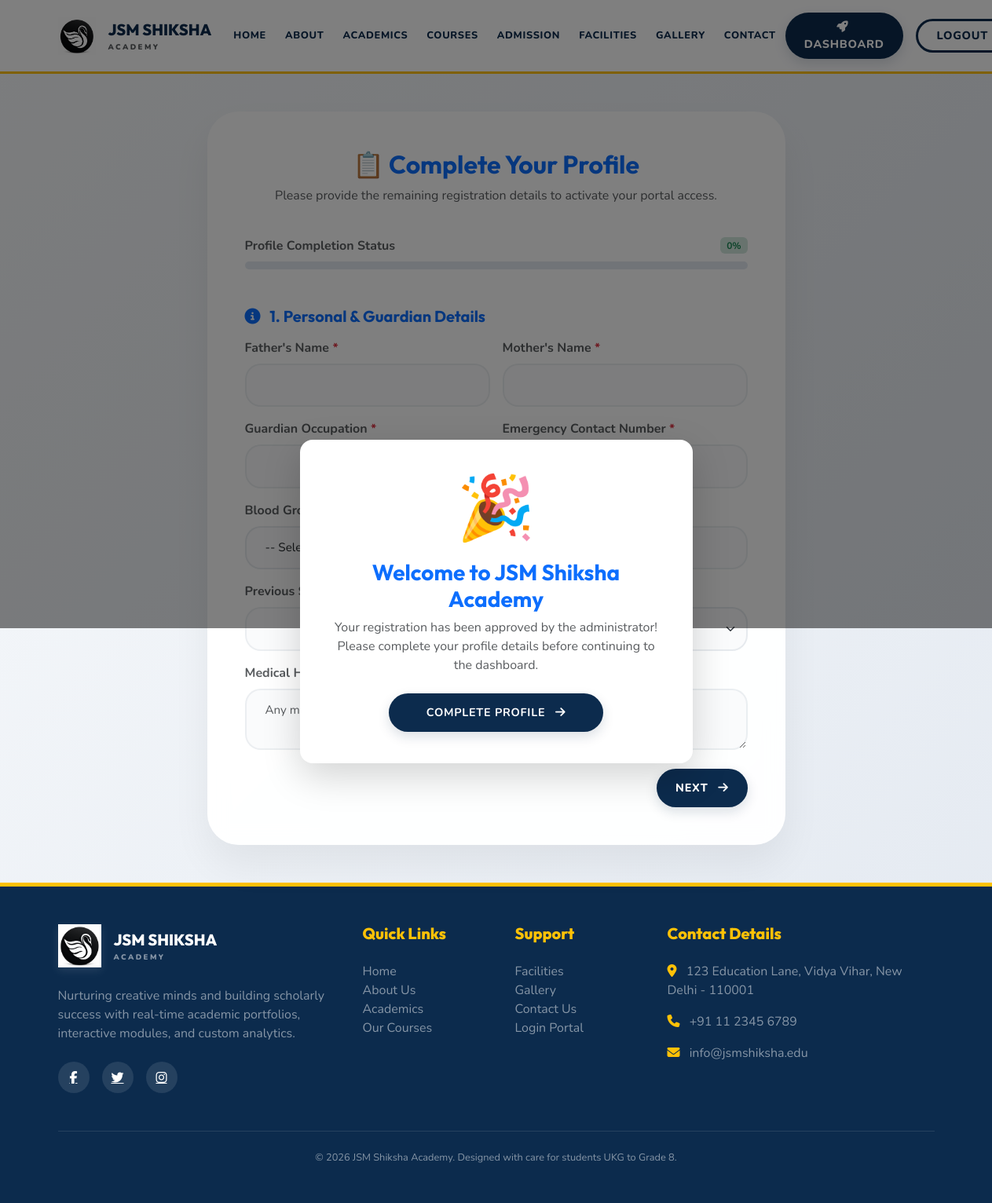
Before: /dashboard/profile/complete/ (signed in) with the older database file.
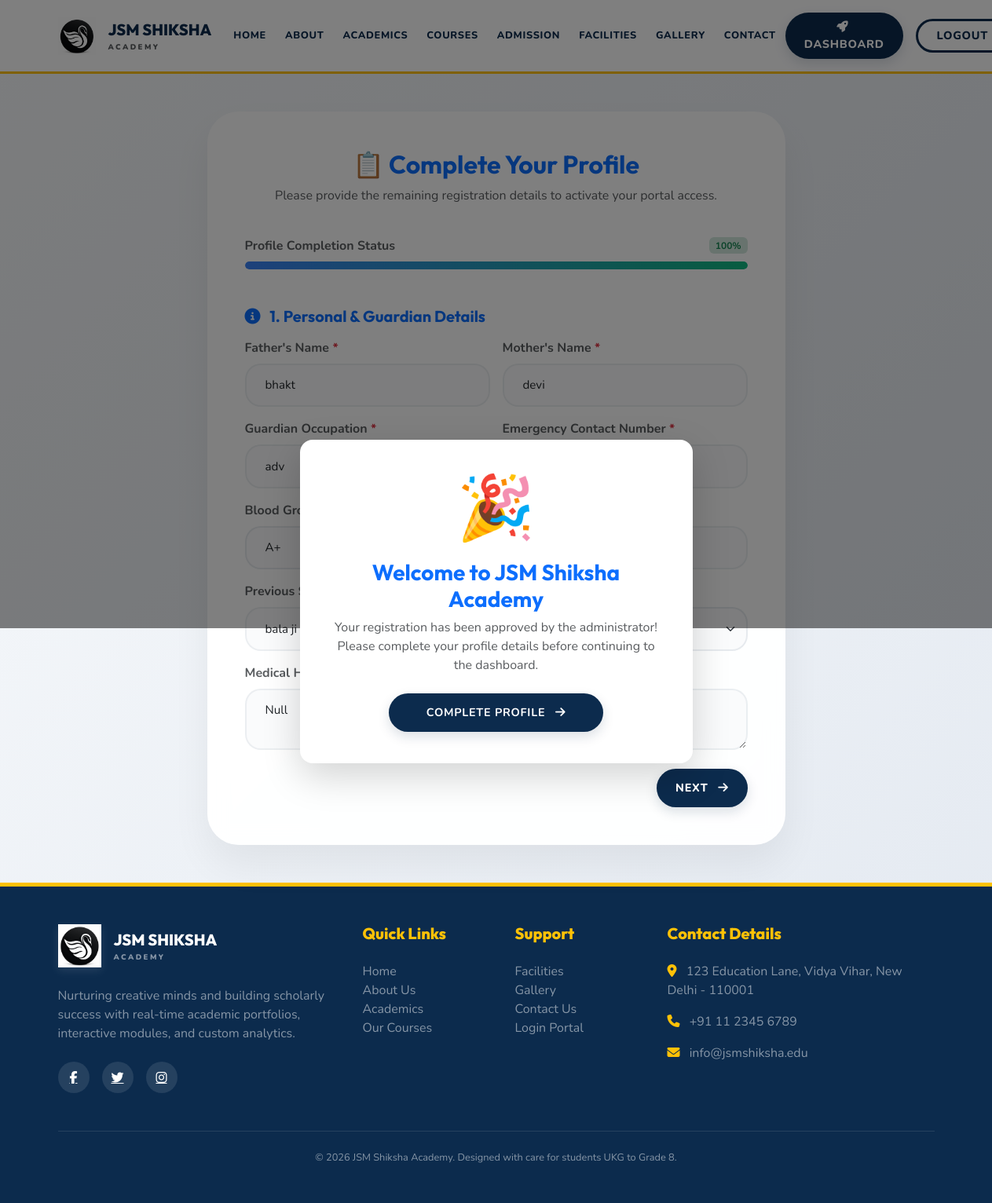
After: the same page with the newer database file.
### users/models.py (models this page shows, shortened)
class StudentProfile(models.Model):
    class Status(models.TextChoices):
        ACTIVE = "active", "Active"
        GRADUATED = "graduated", "Graduated"
        TRANSFERRED = "transferred", "Transferred"
        INACTIVE = "inactive", "Inactive"
    user = models.OneToOneField(User, on_delete=models.CASCADE, related_name="student_profile")
    admission_number = models.CharField(max_length=40, unique=True)
    roll_number = models.CharField(max_length=30, blank=True)
    classroom = models.ForeignKey(
        "academics.ClassRoom",
        on_delete=models.SET_NULL,
        related_name="students",
        blank=True,
        null=True,
    )
    date_of_birth = models.DateField(blank=True, null=True)
    guardian_name = models.CharField(max_length=120, blank=True, null=True, default="")
    guardian_phone = models.CharField(max_length=20, blank=True, null=True, default="")
    father_name = models.CharField(max_length=120, blank=True, null=True, default="")
    mother_name = models.CharField(max_length=120, blank=True, null=True, default="")
    emergency_contact = models.CharField(max_length=20, blank=True, null=True, default="")
    house = models.CharField(max_length=80, blank=True, null=True, default="")
    bus_route = models.CharField(max_length=80, blank=True, null=True, default="")
    aadhaar_number = models.CharField(max_length=20, blank=True, null=True, default="")
    blood_group = models.CharField(max_length=10, blank=True, null=True, default="")
    previous_school = models.CharField(max_length=150, blank=True, null=True, default="")
    admission_class = models.CharField(max_length=50, blank=True, null=True, default="")
    guardian_occupation = models.CharField(max_length=120, blank=True, null=True, default="")
    birth_certificate = models.FileField(upload_to="birth_certs/", blank=True, null=True)
    student_signature = models.ImageField(upload_to="student_signatures/", blank=True, null=True)
    religion = models.CharField(max_length=50, blank=True, null=True, default="")
    nationality = models.CharField(max_length=50, blank=True, null=True, default="Indian")
    transport = models.CharField(max_length=120, blank=True, null=True, default="")
    medical_notes = models.TextField(blank=True, null=True, default="")
    documents = models.FileField(upload_to="student_docs/", blank=True, null=True)
    status = models.CharField(max_length=20, choices=Status.choices, default=Status.ACTIVE)
    is_profile_complete = models.BooleanField(default=False)
    created_at = models.DateTimeField(auto_now_add=True)
    updated_at = models.DateTimeField(auto_now=True)

### dashboard/views.py (the view, shortened to what this page needs)
# urls.py: path("dashboard/profile/complete/", views.profile_complete_wizard, name="profile_complete_wizard"),
@login_required
def profile_complete_wizard(request):
    user = request.user
    if user.role == "admin" or user.is_superuser:
        return redirect("dashboard_redirect")
    role = user.role
    student_profile = None
    teacher_profile = None
    if role == "student":
        student_profile = get_object_or_404(StudentProfile, user=user)
        profile = student_profile
    elif role == "teacher":
        teacher_profile = get_object_or_404(TeacherProfile, user=user)
        profile = teacher_profile
    else:
        return redirect("dashboard_redirect")
    percentage = 0
    if role == "student":
        student_fields = [
            user.avatar,
            profile.blood_group,
            profile.aadhaar_number,
            user.address,
            user.city,
            user.state,
            user.pincode,
            profile.previous_school,
            profile.father_name,
            profile.mother_name,
            profile.guardian_occupation,
            profile.emergency_contact,
            profile.medical_notes,
            profile.transport,
            profile.documents,
            profile.birth_certificate,
            profile.student_signature,
        ]
        filled = sum(1 for field in student_fields if field)
        percentage = int((filled / len(student_fields)) * 100) if student_fields else 0
    return render(request, "accounts/profile_complete_wizard.html", {
        "role": role,
        "profile": profile,
        "percentage": percentage,
    })

### templates/accounts/profile_complete_wizard.html (shortened to what this page needs)
{% extends "base.html" %}
{% load static %}
{% block content %}
<div class="modal fade" id="welcomeModal" data-bs-backdrop="static" data-bs-keyboard="false" tabindex="-1" aria-labelledby="welcomeModalLabel" aria-hidden="true">
    <div class="modal-dialog modal-dialog-centered">
        <div class="modal-content rounded-4 border-0 shadow-lg text-center p-4">
            <div class="modal-body">
                <div class="display-1 text-success mb-3">🎉</div>
                <h3 class="fw-bold text-primary mb-2" id="welcomeModalLabel">Welcome to JSM Shiksha Academy</h3>
                <p class="text-muted mb-4">Your registration has been approved by the administrator! Please complete your profile details before continuing to the dashboard.</p>
                <button type="button" class="btn btn-premium-primary rounded-pill px-5 py-2.5 fw-bold" data-bs-dismiss="modal">
                    Complete Profile <i class="fa-solid fa-arrow-right ms-2"></i>
                </button>
            </div>
        </div>
    </div>
</div>
<div class="container py-5">
    <div class="row justify-content-center">
        <div class="col-lg-9 col-xl-8">
            <div class="card wizard-card p-4 p-md-5">
                <div class="text-center mb-4">
                    <h2 class="fw-bold text-primary" style="font-family:'Outfit',sans-serif;">📋 Complete Your Profile</h2>
                    <p class="text-muted">Please provide the remaining registration details to activate your portal access.</p>
                </div>
                <div class="mb-5">
                    <div class="d-flex justify-content-between align-items-center mb-2">
                        <span class="text-xs uppercase fw-bold text-muted">Profile Completion Status</span>
                        <span class="badge bg-success-subtle text-success fw-bold" id="progress-percent-badge">{{ percentage }}%</span>
                    </div>
                    <div class="progress" style="height: 10px; background-color: #e2e8f0; border-radius: 10px;">
                        <div class="progress-bar-premium" id="progress-bar-fill" role="progressbar" style="width: {{ percentage }}%;"></div>
                    </div>
                </div>
                <form method="post" enctype="multipart/form-data" id="profileWizardForm" class="needs-validation" novalidate>
                    {% if role == "student" %}
                        <div class="wizard-step active" id="step-1">
                            <h5 class="fw-bold text-primary mb-3"><i class="fa-solid fa-circle-info me-2 text-accent"></i> 1. Personal & Guardian Details</h5>
                            <div class="row g-3">
                                <div class="col-md-6">
                                    <label class="form-label fw-bold text-xs uppercase text-muted">Father's Name <span class="text-danger">*</span></label>
                                    <input type="text" name="father_name" class="form-control rounded-3" value="{{ profile.father_name }}" required>
                                </div>
                                <div class="col-md-6">
                                    <label class="form-label fw-bold text-xs uppercase text-muted">Mother's Name <span class="text-danger">*</span></label>
                                    <input type="text" name="mother_name" class="form-control rounded-3" value="{{ profile.mother_name }}" required>
                                </div>
                                <div class="col-md-6">
                                    <label class="form-label fw-bold text-xs uppercase text-muted">Guardian Occupation <span class="text-danger">*</span></label>
                                </div>
                                <div class="col-md-6">
                                    <label class="form-label fw-bold text-xs uppercase text-muted">Emergency Contact Number <span class="text-danger">*</span></label>
                                </div>
                                <div class="col-md-6">
                                    <label class="form-label fw-bold text-xs uppercase text-muted">Blood Group <span class="text-danger">*</span></label>
                                </div>
                                <div class="col-md-6">
                                    <label class="form-label fw-bold text-xs uppercase text-muted">Aadhaar Number <span class="text-danger">*</span></label>
                                </div>
                                <div class="col-md-6">
                                    <label class="form-label fw-bold text-xs uppercase text-muted">Previous School Name</label>
                                </div>
                                <div class="col-md-6">
                                    <label class="form-label fw-bold text-xs uppercase text-muted">Transport Required? <span class="text-danger">*</span></label>
                                </div>
                                <div class="col-12">
                                    <label class="form-label fw-bold text-xs uppercase text-muted">Medical History & Notes</label>
                                </div>
                            </div>
                            <div class="mt-4 text-end">
                                <button type="button" class="btn btn-premium-primary rounded-pill px-4" onclick="nextStep(2)">Next <i class="fa-solid fa-arrow-right ms-2"></i></button>
                            </div>
                        </div>
                    {% endif %}
                </form>
            </div>
        </div>
    </div>
</div>
{% endblock %}

Changed rows visible on the page:
now on this page (row edited): StudentProfile: father_name "bhakt", mother_name "devi"
Other visible differences:
{{ percentage }}: "0" → "100"
